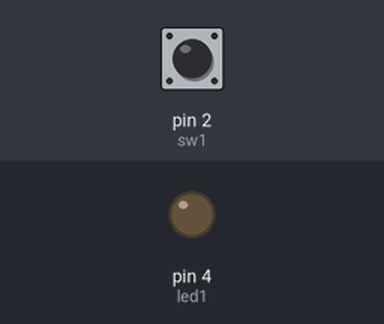
The sketch below on a simulated Arduino Uno, built with avr-gcc and run on an emulated ATmega328P. Parts: output pins drawn as LEDs (lit = HIGH). Inputs (shaded band) come from the test bench; at power-on: pin 2 (sw1) LOW.

Above: at 2.8 s.
2.9 s: pin 2 (sw1) pulled HIGH for 1.2 s
At 3.4 s:
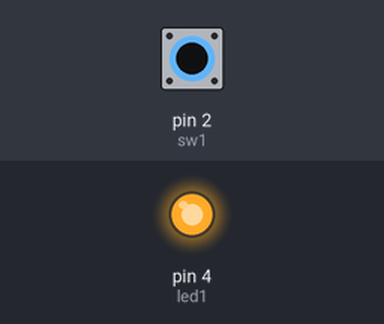
6.5 s: pin 2 (sw1) pulled HIGH for 3.2 s
At 11.2 s:
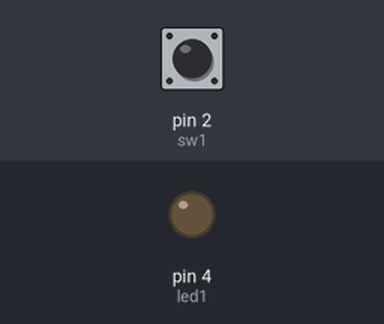
Timing chart, 0 to 12.7 s (numbered marks = the images above; inputs shaded):
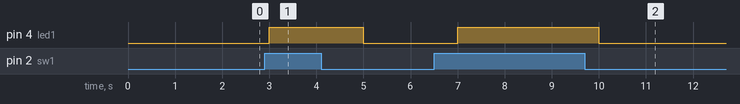

Measured:
- after the input at 2.9 s, pin 4 (led1): LOW → HIGH after 0.10 s, → LOW 2.0 s later
- after the input at 6.5 s, pin 4 (led1): LOW → HIGH after 0.50 s, → LOW 3.0 s later

The sketch:

ButtonLED_EX.ino
```cpp
int led1 = 4; // led를 몇 번에 연결할건지 설정.4에 연결
//#define led1 4 이런식으로 초기화하기도함
#define sw1 2

void setup() {
  // put your setup code here, to run once:
  // 한번 수행. 작동을 하기 위한 기본 준비동작 설정
  pinMode(led1,OUTPUT); //led1이라는 변수가 output이다. 이떄부터 led1이라는 변수를 아두이노가 사용할 수 있음.
  pinMode(sw1,INPUT);
}

void loop() {
  // put your main code here, to run repeatedly:
  // 계속 수행되는 내용
  boolean reading = digitalRead(sw1); //switch의 값을 읽어와서 reading이라는 변수에 저장
  if(reading) //switch를 누르면 reading변수가 0이 됨, 안 누른 상태가 1
  {
    digitalWrite(led1,HIGH); // off
    delay(1000);
  }
  else
  {
    digitalWrite(led1,LOW); // on
    delay(1000);
  }
/*
  digitalWrite(led1,HIGH); // off
  delay(1000); //delay가 있어야 위의 코드를 계속 유지하고 사람이 육안으로 확인할 수 있는 상태가 된다. delay가 없으면 사람이 육안으로 확인하기 힘듦
  digitalWrite(led1,LOW); // on
  delay(1000);
*/
}
```
